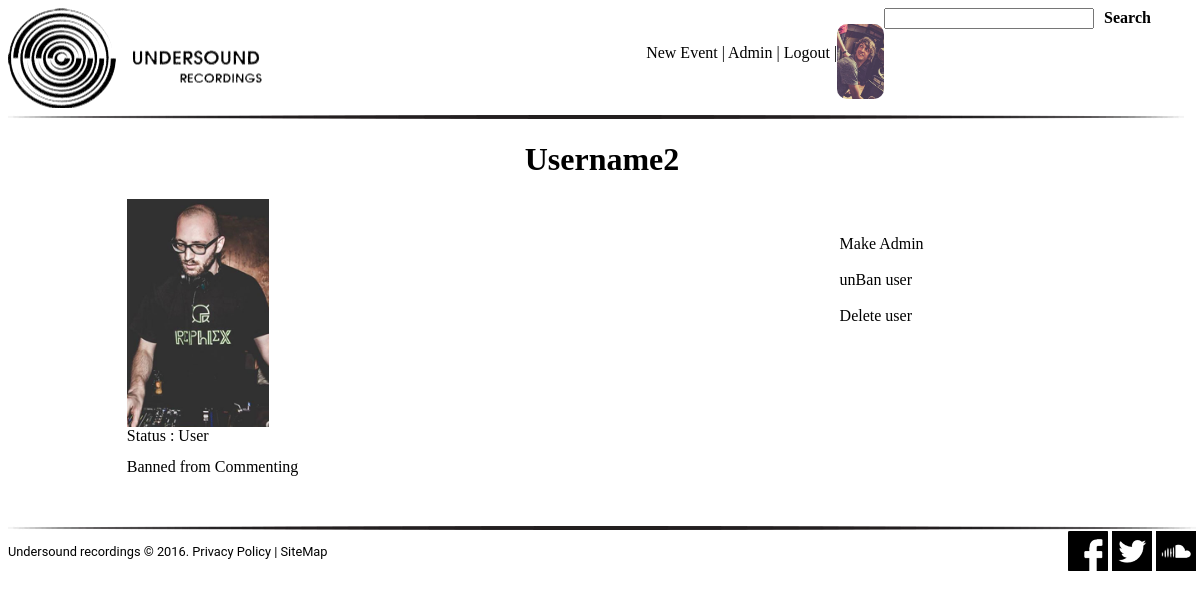
Page /edit_user.php?user_id=1 (signed in) on the committed database.
### tables this page shows
CREATE TABLE `user` (
  `user_id` int(10) NOT NULL,
  `firstname` varchar(100) NOT NULL,
  `lastname` varchar(100) NOT NULL,
  `password` varchar(200) NOT NULL,
  `email` varchar(100) NOT NULL,
  `username` varchar(100) NOT NULL,
  `profilepic` varchar(50) DEFAULT 'assets/default_profile_image.png',
  `status` varchar(10) DEFAULT NULL,
  `banned` varchar(3) DEFAULT 'NO',
  `activation` varchar(40) DEFAULT NULL
);

### PHP_Process/edit_user_process.php (called while the page is built)
 <?php
 $user_id = $_GET['user_id'];
    if(isset($_SESSION['user_id'])){
        $sql = "select * from user where user_id = '$user_id' ";
            $result = mysqli_query($conn, $sql);
            $row = mysqli_fetch_assoc($result);
                $banned = $row['banned'];
                $status = $row['status'];
                $username = $row['username'];
                $profile_picture = $row['profilepic'];
                if($status == ''){
                    $status_print = 'User';
                }else{$status_print = 'Admin';}
                if($banned == 'YES'){
                    $banned_print = 'Banned from Commenting';
                }else{$banned_print = '';}
    }
?>

### edit_user.php (the view, shortened to what this page needs)
<?php
include_once('header.php');
include_once('dbCon.php');
include('PHP_process/edit_user_process.php');
echo "
<h1 style='text-align:center;'> $username </h1>
<div style='float:left; width:60%; margin-left:10%'>
<img id='profile_pic_user' src='$profile_picture'><br>
Status : $status_print <br></strong></p>
$banned_print
</div>
<div style='float:right; width:20%; margin-right:10%; margin-top:3%'> ";
        if($status == 'admin'){
            echo "<a href=new_admin.php?user_id=$user_id>Unmod</a><br><br>";
        }else{
            echo "<a href=new_admin.php?user_id=$user_id>Make Admin</a><br><br>";
        }
        if($banned == 'YES'){
            echo"<a href=ban_user.php?user_id=$user_id>unBan user</a><br><br>";
        }else{
            echo"<a href=ban_user.php?user_id=$user_id>Ban user</a><br><br>";
        }
        echo"<a href=delete_user.php?user_id=$user_id>Delete user</a><br><br>";
echo "</div>
<div class='clear'></div>";
include_once('footer.php');
?>

### header.php (shortened to what this page needs)
<head>
		<link id="cssStyle" rel="stylesheet"  href="css/style.css"/>
	</head>
	<body>
				<div class='header'>
				<div class="logo">
					<a href="index.php"><img src="assets/logo-01.png" alt="logo"></a>
				</div>
    <form method='post' action='' id='search'>
    <input type='text' name='search' value="<?php if(isset($search)){echo $search;} ?>">
    <input type='submit' value='Search'>
    </form><br><br>
                <div id='nav' ;>
                    <?php
                    if(!$_SESSION)
                    {
                        echo "<a href='login.php'> Login | </a> <a href='register.php'> Register</a>  ";
                    }else{
					include_once('dbCon.php');
					$user_id = $_SESSION['user_id'];
					$sql = "select * from user where user_id = '$user_id'";
    				$result = mysqli_query($conn, $sql);
					if(mysqli_num_rows($result) > 0){
            while($row = mysqli_fetch_assoc($result)){
                    $profile_picture = $row['profilepic'];
					echo "<a href='profile.php?user_id=$user_id'><img src='$profile_picture' id='profile_pic'></a>";
					if($_SESSION['status']){
							echo "<a href='post.php'> New Event | </a> <a href='admin.php'> Admin | </a>";
						}
					include ("logout.php");
					}}};?>
				</div>
	</div>

### logout.php (shortened to what this page needs)
<?php
          echo "<a href='?log=out'>Logout</a> | ";
  ?>

### CSS/style.css (style rules this page uses)
body { font-family: "ITC bold"; width: 99%; }
a { text-decoration: none; color: black; }
.header { width: 99%; background-image: url(../assets/border.png); background-position: center bottom; background-size: contain; background-repeat: no-repeat; }
.logo { float: left; padding-bottom: 3px; }
#nav { text-align: right; }
#profile_pic { border-radius: 10px; width: 4%; float: right; position: relative; top: -20px; }
input[type=text] { width: 70%; display: inline; }
#profile_pic_user { width: 20%; }
input[type=submit], input[type=file] { border: 0; font-size : 1em; display: inline; background: white; font-weight: bold; font-family: "ITC bold"; cursor: pointer; }
#search { width:300px; float: right; }

### rows in the picture
user: profilepic (picture)
user: username "Username2", profilepic (picture), banned "Banned from Commenting"

### other values in the picture
$status_print "User"
